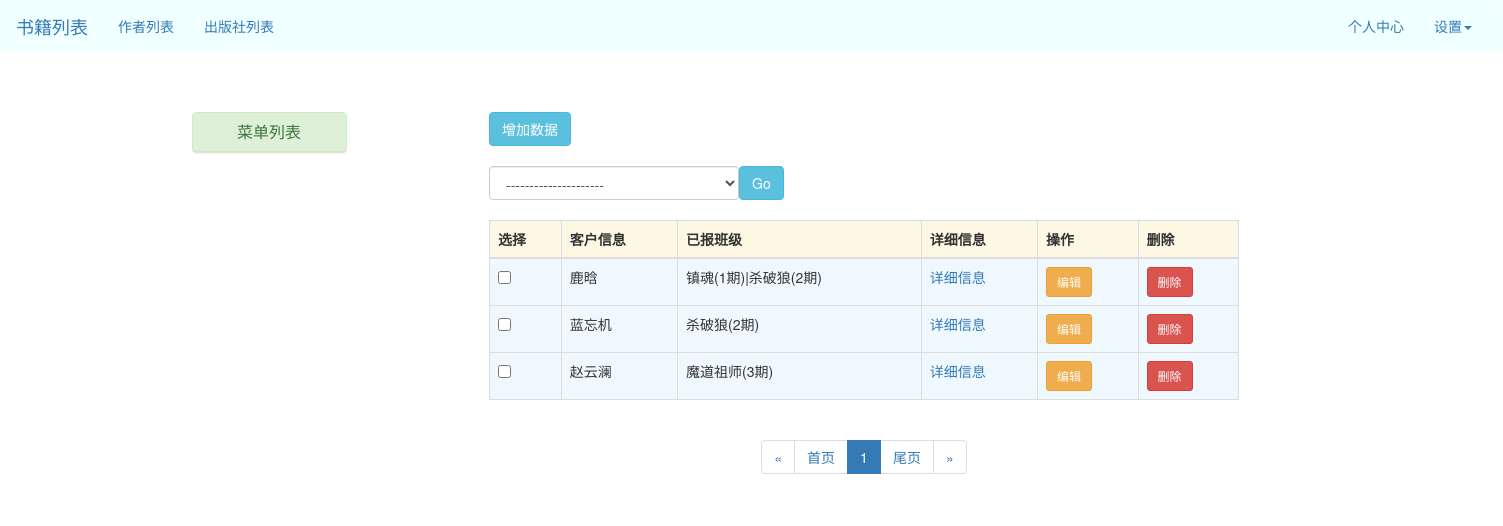
Page /stark/app01/student/ on the committed database.
### app01/models.py (models this page shows)
class Customer(models.Model):
    qq = models.CharField(verbose_name='qq', max_length=64, unique=True, help_text='QQ号必须唯一')
    name = models.CharField(verbose_name='学生姓名', max_length=16)
    gender = models.SmallIntegerField(verbose_name='性别', choices=((1, '男'), (2, '女')))
    education_choices = (
        (1, '重点大学'),
        (2, '普通本科'),
        (3, '独立院校'),
        (4, '民办本科'),
        (5, '大专'),
        (6, '民办专科'),
        (7, '高中'),
        (8, '其他')
    )
    education = models.IntegerField(verbose_name='学历', choices=education_choices, blank=True, null=True, )
    graduation_school = models.CharField(verbose_name='毕业学校', max_length=64, blank=True, null=True)
    major = models.CharField(verbose_name='所学专业', max_length=64, blank=True, null=True)
    experience_choices = [
        (1, '在校生'),
        (2, '应届毕业'),
        (3, '半年以内'),
        (4, '半年至一年'),
        (5, '一年至三年'),
        (6, '三年至五年'),
        (7, '五年以上'),
    ]
    experience = models.IntegerField(verbose_name='工作经验', blank=True, null=True, choices=experience_choices)
    work_status_choices = [
        (1, '在职'),
        (2, '无业')
    ]
    work_status = models.IntegerField(verbose_name="职业状态", choices=work_status_choices, default=1, blank=True,
                                      null=True)
    company = models.CharField(verbose_name="目前就职公司", max_length=64, blank=True, null=True)
    salary = models.CharField(verbose_name="当前薪资", max_length=64, blank=True, null=True)
    source_choices = [
        (1, "qq群"),
        (2, "内部转介绍"),
        (3, "官方网站"),
        (4, "百度推广"),
        (5, "360推广"),
        (6, "搜狗推广"),
        (7, "腾讯课堂"),
        (8, "广点通"),
        (9, "高校宣讲"),
        (10, "渠道代理"),
        (11, "51cto"),
        (12, "智汇推"),
        (13, "网盟"),
        (14, "DSP"),
        (15, "SEO"),
        (16, "其它"),
    ]
    source = models.SmallIntegerField('客户来源', choices=source_choices, default=1)
    referral_from = models.ForeignKey(
        'self',
        blank=True,
        null=True,
        verbose_name="转介绍自学员",
        help_text="若此客户是转介绍自内部学员,请在此处选择内部学员姓名",
        related_name="internal_referral"
    )
    course = models.ManyToManyField(verbose_name="咨询课程", to="Course")
    status_choices = [
        (1, "已报名"),
        (2, "未报名")
    ]
    status = models.IntegerField(
        verbose_name="状态",
        choices=status_choices,
        default=2,
        help_text=u"选择客户此时的状态"
    )
    consultant = models.ForeignKey(verbose_name="课程顾问", to='UserInfo', related_name='consultanter',
                                   limit_choices_to={"depart_id": 103})
    date = models.DateField(verbose_name="咨询日期", auto_now_add=True)
    recv_date = models.DateField(verbose_name="当前课程顾问的接单日期", null=True)
    last_consult_date = models.DateField(verbose_name="最后跟进日期", )
    def __str__(self):
        return self.name

### stark/service/sites.py (the view, shortened to what this page needs)
    def listview(self, request):
        data_list = self.model.objects.all()
        add_url = self.get_add_url()
        search_condition = self.get_search_condition(request)
        filter_condition = self.get_filter_condition(request)
        data_list = data_list.filter(search_condition).filter(filter_condition)
        showlist = ShowList(self, data_list, request)
        showlist.get_list_filter()
        return render(request, "stark/list_view.html", locals())

### app01/models.py (called while the page is built)
    def __str__(self):
        return "{0}({1}期)".format(self.course.name, self.semester)

### app01/stark.py (called while the page is built)
    def display_score(self, obj=None,is_header=False):
        if is_header:
            return "详细信息"
        return mark_safe("<a href='/stark/app01/student/%s/info/'>详细信息</a>"%obj.pk)

### stark/service/sites.py (called while the page is built, shortened)
    def get_new_actions(self):
        temp = []
        temp.extend(self.config_obj.actions)
        temp.append(self.config_obj.patch_delete)
        new_actions = []
        for func in temp:
            new_actions.append({
                "text":func.desc,
                "name":func.__name__
            })
        return new_actions

    def get_headers(self):
        header_list = []
        for field_or_func in self.config_obj.new_list_display():  # 依然循环["title","price","publish",edit]
            if callable(field_or_func):
                val = field_or_func(self.config_obj, is_header=True)
            else:
                if field_or_func == "__str__":
                    val = self.config_obj.model._meta.model_name.upper()
                else:
                    field_obj = self.config_obj.model._meta.get_field(field_or_func)
                    val = field_obj.verbose_name
            header_list.append(val)
        return header_list

    def get_list_filter(self):
        list_filter_links = {}
        return list_filter_links

    def get_add_url(self):
        url_name = "%s_%s_add" % (self.app_label, self.model_name)
        _url = reverse(url_name)
        return _url

    def get_change_url(self, obj):
        url_name = "%s_%s_change" % (self.app_label, self.model_name)
        _url = reverse(url_name, args=(obj.pk,))
        return _url

    def get_delete_url(self, obj):
        url_name = "%s_%s_delete" % (self.app_label, self.model_name)
        _url = reverse(url_name, args=(obj.pk,))
        return _url

    def edit(self, obj=None, is_header=False):
        if is_header:
            return "操作"
        return mark_safe("<a href='%s' class='btn btn-warning btn-sm'>编辑</a>" % self.get_change_url(obj))

    def delete(self, obj=None, is_header=False):
        if is_header:
            return "删除"
        return mark_safe("<a href='%s' class='btn btn-danger btn-sm'>删除</a>" % self.get_delete_url(obj))

    def checkbox(self, obj=None, is_header=False):
        if is_header:
            return "选择"
        return mark_safe("<input type='checkbox' name='pk_list' value=%s>" % obj.pk)

### stark/utils/page.py (called while the page is built)
    @property
    def start(self):
        return self.page_start_num

### stark/templates/stark/list_view.html (shortened to what this page needs)
{% extends "stark/base.html" %}
{% block content %}
    <div class="container" style="margin-top: 40px;">
    <div class="row">
        {% if showlist.config_obj.list_filter %}
        <div class="col-md-6 ">
        {% else %}
        <div class="col-md-8 ">
        {% endif %}
            <div>
                <a href="{{ add_url }}" class="btn btn-info" style="margin-bottom: 20px;">增加数据</a>
            </div>
            <form action="" method="post">
                <select name="action" class="form-control form-inline pull-left"
                        style="width: 250px;display: inline-block">
                    <option value="">---------------------</option>
                </select>
                <button class="btn btn-info" style="margin-bottom: 20px;">Go</button>
                <table class="table table-striped table-bordered table-hover">
                    <thead>
                    <tr class="warning">
                        {% for item in showlist.get_headers %}
                            <th>{{ item }}</th>
                        {% endfor %}
                    </tr>
                    </thead>
                    <tbody>
                    {% for data in showlist.get_body %}
                        <tr style="background-color: aliceblue">
                            {% for item in data %}
                                <td>{{ item }}</td>
                            {% endfor %}
                        </tr>
                    {% endfor %}
                    </tbody>
                </table>
            </form>
            <div style="text-align: center">
                {{ showlist.pagination.ret_html|safe }}
            </div>
        </div>
    </div>
</div>
</div>
{% endblock content %}

### stark/static/css/list_view.css (style rules this page uses)
.active { color: red; }

### rows in the picture
Customer: name "鹿晗", data "镇魂(1期)|杀破狼(2期)" "详细信息" "编辑" "删除"
Customer: name "蓝忘机", data "杀破狼(2期)" "详细信息" "编辑" "删除"
Customer: name "赵云澜", data "魔道祖师(3期)" "详细信息" "编辑" "删除"

### other values in the picture
{{ item }} "选择" "客户信息" "已报班级" "详细信息" "操作" "删除"
{{ showlist.pagination.ret_html|safe }} "« 首页 1 尾页 »"
